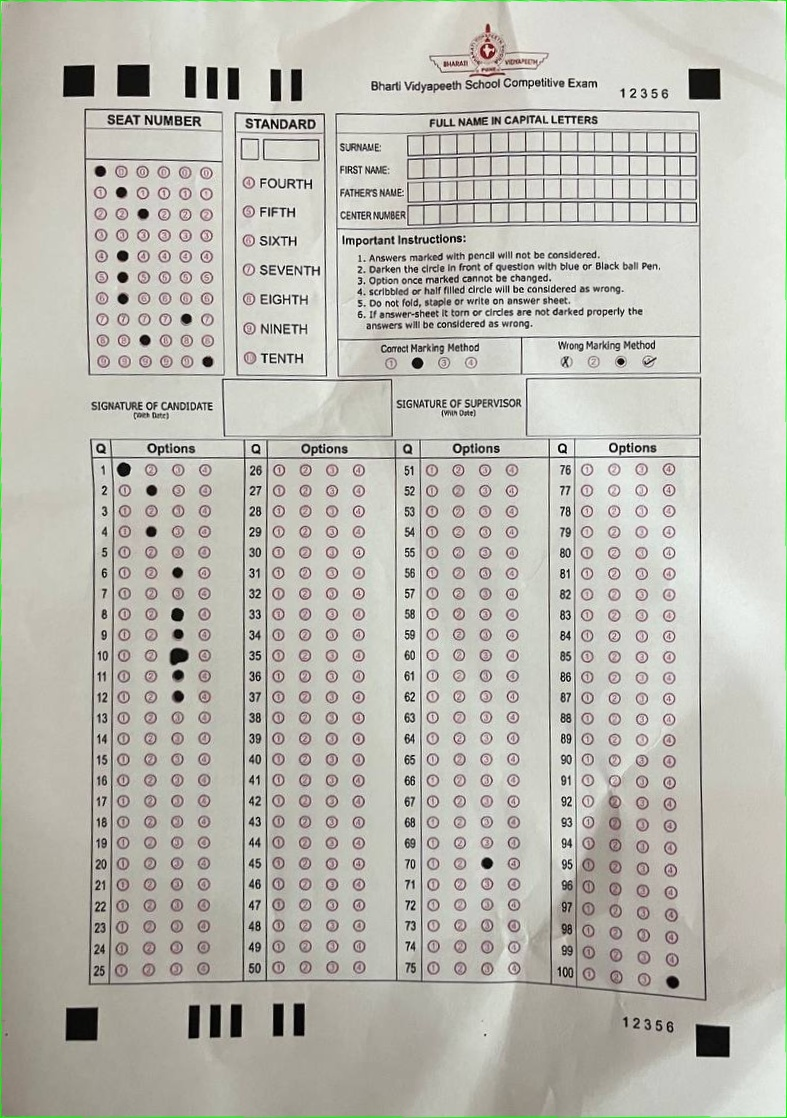
#> input picture images/MobilePhone.jpg, 787 x 1118 px
$ python -i camscanner.py   (imports and definitions only)   (older library calls are emulated)
#> lines starting #> are read from the running program, lines starting #| are printed output that depends on the picture; after the words box and inside, x2 and y2 are one past the last pixel; in counts of white or black regions, pixels touching at a corner belong together
import numpy as np
import cv2
import re
from matplotlib import pyplot as plt


# [7 lines of commented-out code are left out]


def blur_and_threshold(gray):
    gray = cv2.GaussianBlur(gray, (3, 3), 2)
    threshold = cv2.adaptiveThreshold(
        gray, 255, cv2.ADAPTIVE_THRESH_GAUSSIAN_C, cv2.THRESH_BINARY, 11, 2)
    threshold = cv2.fastNlMeansDenoising(threshold, 11, 31, 9)
    return threshold

# ## **Find the Biggest Contour**

# **Note: We made sure the minimum contour is bigger than 1/10 size of the whole picture. This helps in removing very small contours (noise) from our dataset**


def biggest_contour(contours, min_area):
    biggest = None
    max_area = 0
    biggest_n = 0
    approx_contour = None
    for n, i in enumerate(contours):
        area = cv2.contourArea(i)

        if area > min_area/10:
            peri = cv2.arcLength(i, True)
            approx = cv2.approxPolyDP(i, 0.02*peri, True)
            if area > max_area and len(approx) == 4:
                biggest = approx
                max_area = area
                biggest_n = n
                approx_contour = approx

    return biggest_n, approx_contour


def order_points(pts):
    # initialzie a list of coordinates that will be ordered
    # such that the first entry in the list is the top-left,
    # the second entry is the top-right, the third is the
    # bottom-right, and the fourth is the bottom-left
    pts = pts.reshape(4, 2)
    rect = np.zeros((4, 2), dtype="float32")

    # the top-left point will have the smallest sum, whereas
    # the bottom-right point will have the largest sum
    s = pts.sum(axis=1)
    rect[0] = pts[np.argmin(s)]
    rect[2] = pts[np.argmax(s)]

    # now, compute the difference between the points, the
    # top-right point will have the smallest difference,
    # whereas the bottom-left will have the largest difference
    diff = np.diff(pts, axis=1)
    rect[1] = pts[np.argmin(diff)]
    rect[3] = pts[np.argmax(diff)]

    # return the ordered coordinates
    return rect

# ## Find the exact (x,y) coordinates of the biggest contour and crop it out


def four_point_transform(image, pts):
    # obtain a consistent order of the points and unpack them
    # individually
    rect = order_points(pts)
    (tl, tr, br, bl) = rect

    # compute the width of the new image, which will be the
    # maximum distance between bottom-right and bottom-left
    # x-coordiates or the top-right and top-left x-coordinates
    widthA = np.sqrt(((br[0] - bl[0]) ** 2) + ((br[1] - bl[1]) ** 2))
    widthB = np.sqrt(((tr[0] - tl[0]) ** 2) + ((tr[1] - tl[1]) ** 2))
    maxWidth = max(int(widthA), int(widthB))

    # compute the height of the new image, which will be the
    # maximum distance between the top-right and bottom-right
    # y-coordinates or the top-left and bottom-left y-coordinates
    heightA = np.sqrt(((tr[0] - br[0]) ** 2) + ((tr[1] - br[1]) ** 2))
    heightB = np.sqrt(((tl[0] - bl[0]) ** 2) + ((tl[1] - bl[1]) ** 2))
    maxHeight = max(int(heightA), int(heightB))

    # now that we have the dimensions of the new image, construct
    # the set of destination points to obtain a "birds eye view",
    # (i.e. top-down view) of the image, again specifying points
    # in the top-left, top-right, bottom-right, and bottom-left
    # order
    dst = np.array([
        [0, 0],
        [maxWidth - 1, 0],
        [maxWidth - 1, maxHeight - 1],
        [0, maxHeight - 1]], dtype="float32")

    # compute the perspective transform matrix and then apply it
    M = cv2.getPerspectiveTransform(rect, dst)
    warped = cv2.warpPerspective(image, M, (maxWidth, maxHeight))

    # return the warped image
    return warped


# # Transformation the image

# **1. Convert the image to grayscale**

# **2. Remove noise and smoothen out the image by applying blurring and thresholding techniques**

# **3. Use Canny Edge Detection to find the edges**

# **4. Find the biggest contour and crop it out**


def transformation(image):
    image = image.copy()
    height, width, channels = image.shape
    if np.std(image) < 20 or (height > 1600 and width > 1600):
        return image

    gray = cv2.cvtColor(image, cv2.COLOR_BGR2GRAY)
    image_size = gray.size

    threshold = blur_and_threshold(gray)
    # We need two threshold values, minVal and maxVal. Any edges with intensity gradient more than maxVal
    # are sure to be edges and those below minVal are sure to be non-edges, so discarded.
    #  Those who lie between these two thresholds are classified edges or non-edges based on their connectivity.
    # If they are connected to "sure-edge" pixels, they are considered to be part of edges.
    #  Otherwise, they are also discarded
    edges = cv2.Canny(threshold, 50, 150, apertureSize=7)
    contours, hierarchy = cv2.findContours(
        edges, cv2.RETR_EXTERNAL, cv2.CHAIN_APPROX_SIMPLE)
    simplified_contours = []

    for cnt in contours:
        hull = cv2.convexHull(cnt)
        approx = cv2.approxPolyDP(hull, 0.01*cv2.arcLength(hull, True), True)
        if len(approx) == 4:
            simplified_contours.append(approx)
        # simplified_contours.append(cv2.approxPolyDP(hull,0.001*cv2.arcLength(hull,True),True))
    simplified_contours = np.array(simplified_contours)
    biggest_n, approx_contour = biggest_contour(
        simplified_contours, image_size)

    if approx_contour is None:
        return image  # Skip transformation if no contour found

    threshold = cv2.drawContours(
        image, simplified_contours, biggest_n, (0, 255, 0), 1)

    dst = 0
    if approx_contour is not None and len(approx_contour) == 4:
        approx_contour = np.float32(approx_contour)
        dst = four_point_transform(threshold, approx_contour)
    croppedImage = dst
    return croppedImage


# **Increase the brightness of the image by playing with the "V" value (from HSV)**

def increase_brightness(img, value=30):
    img_norm = cv2.normalize(
        img, None, 0, 255, cv2.NORM_MINMAX, dtype=cv2.CV_8U)

    rgb = cv2.cvtColor(img_norm, cv2.COLOR_BGR2RGB)
    hsv = cv2.cvtColor(rgb, cv2.COLOR_RGB2HSV)

   #  hsv = cv2.cvtColor(img, cv2.COLOR_BGR2HSV)
    h, s, v = cv2.split(hsv)
    lim = 255 - value
    v[v > lim] = 255
    v[v <= lim] += value
    final_hsv = cv2.merge((h, s, v))
    img = cv2.cvtColor(final_hsv, cv2.COLOR_HSV2BGR)
    return img


# **Sharpen the image using Kernel Sharpening Technique**


def final_image(rotated):
    # Create our shapening kernel, it must equal to one eventually
    kernel_sharpening = np.array([[0, -1, 0],
                                [-1, 5, -1],
                                [0, -1, 0]])
    # applying the sharpening kernel to the input image & displaying it.
    sharpened = cv2.filter2D(rotated, -1, kernel_sharpening)
    sharpened = increase_brightness(sharpened, 30)
    return sharpened


# ## 1. Pass the image through the transformation function to crop out the biggest contour

# ## 2. Brighten & Sharpen the image to get a final cleaned image

def scan(image):
    cropped_image = transformation(image)
    cleaned_image = final_image(cropped_image)
    return cleaned_image

>>> import cv2
>>> picture = cv2.imread('images/MobilePhone.jpg')
#> picture is the input picture: shape (1118, 787, 3); mean B, G, R 178.7, 186.9, 188.2
>>> result = scan(picture)
#> in blur_and_threshold, `threshold = cv2.adaptiveThreshold( gray, 255, cv2.ADAPTIVE_THRESH_GAUS..`:
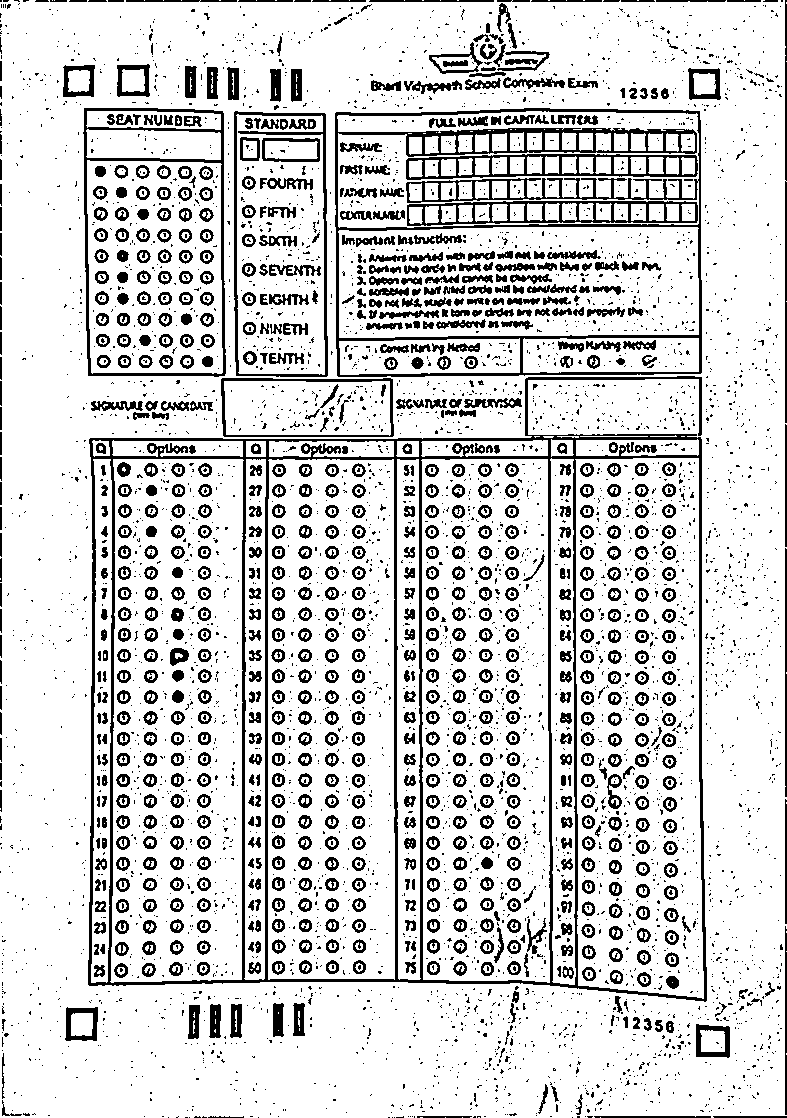
#> threshold: shape (1118, 787); 82.7% white; 5634 black regions (4719 under 20 px), largest, box (x1, y1, x2, y2) and area: (88, 376, 707, 1002) 21781, (335, 108, 702, 377) 10757, (83, 108, 226, 377) 3142
#> in transformation, `edges = cv2.Canny(threshold, 50, 150, apertureSize=7)`:
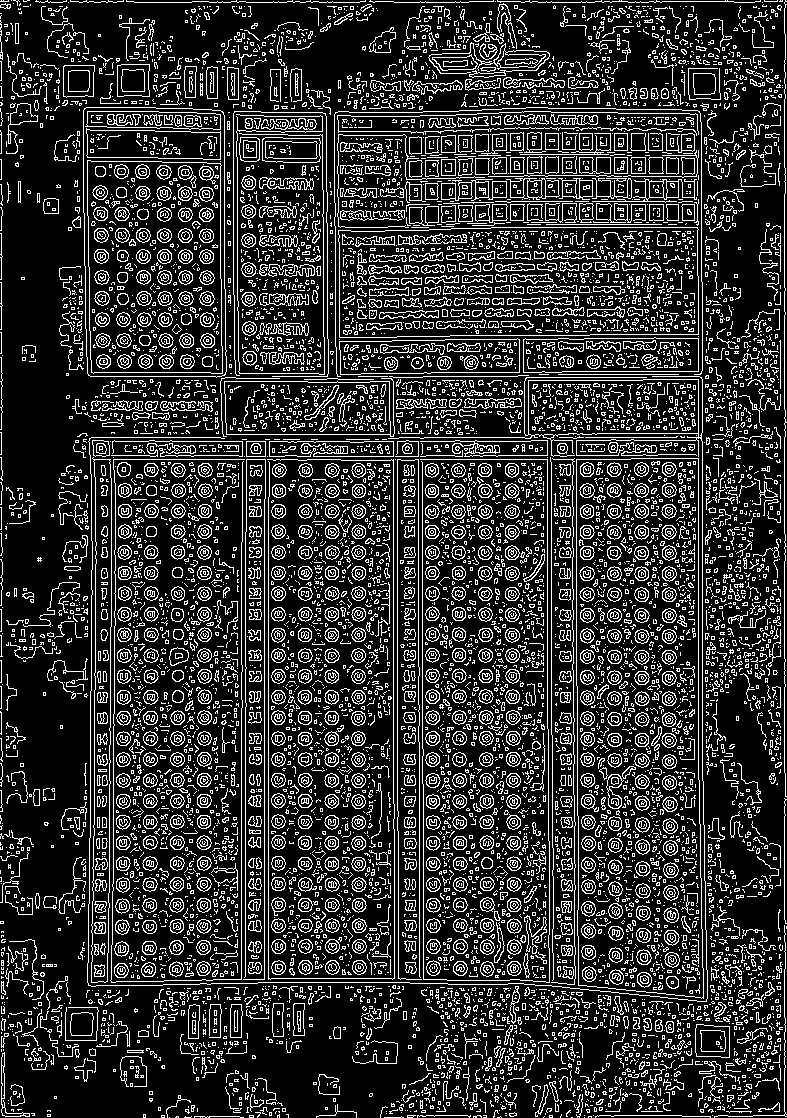
#> edges: shape (1118, 787); 19.4% white in thin lines or dots
#> in transformation, `contours, hierarchy = cv2.findContours( edges, cv2.RETR_EXTERNAL, cv2...`: contours = 7126 contours, 6491 with area under 20; largest, box (x1, y1, x2, y2) and area: (576, 458, 704, 999) 65094, (338, 227, 699, 338) 38406, (83, 107, 227, 378) 37562, (87, 376, 708, 1002) 9188, (224, 378, 395, 437) 8648
#> the loop in transformation, `for cnt in contours:` made 7126 passes
#> approx on passes 1 to 3: [[584, 1117]], [[572, 1117], [571, 1117]], [[169, 1117]]
#> after the loop in transformation, `for cnt in contours:`: simplified_contours = 1565 contours, 1413 with area under 20; largest, box (x1, y1, x2, y2) and area: (88, 377, 707, 1002) 360128, (335, 111, 702, 377) 95736, (111, 459, 245, 983) 68052, (420, 459, 550, 983) 65966, (576, 458, 704, 999) 65804
#> the loop in biggest_contour, `for n, i in enumerate(contours):` made 1565 passes
#> (area, peri, max_area, biggest_n, approx_contour) on pass 1149: (360127.5, 2404.3, 360127.5, 1148, [[706, 1001], [88, 985], [89, 438], [701, 377]])
#> (area, peri, approx) on pass 1350: (95736, 1254, [[701, 373], [337, 376], [335, 112], [699, 111]])
#> after the loop in biggest_contour, `for n, i in enumerate(contours):`: biggest_n = 1148; max_area = 360127.5
#> in transformation, `biggest_n, approx_contour = biggest_contour( simplified_contours, imag..`: biggest_n = 1148; approx_contour = [[706, 1001], [88, 985], [89, 438], [701, 377]]
#> in order_points, `s = pts.sum(axis=1)`: s = [1707, 1073, 527, 1078]
#> in order_points, `diff = np.diff(pts, axis=1)`: diff = [295, 897, 349, -324]
#> in four_point_transform, `rect = order_points(pts)`: rect = [[89, 438], [701, 377], [706, 1001], [88, 985]]
#> in four_point_transform, `(tl, tr, br, bl) = rect`: tl = [89, 438]; tr = [701, 377]; br = [706, 1001]; bl = [88, 985]
#> in four_point_transform, `widthA = np.sqrt(((br[0] - bl[0]) ** 2) + ((br[1] - bl[1]) ** 2))`: widthA = 618.2
#> in four_point_transform, `widthB = np.sqrt(((tr[0] - tl[0]) ** 2) + ((tr[1] - tl[1]) ** 2))`: widthB = 615
#> in four_point_transform, `maxWidth = max(int(widthA), int(widthB))`: maxWidth = 618
#> in four_point_transform, `heightA = np.sqrt(((tr[0] - br[0]) ** 2) + ((tr[1] - br[1]) ** 2))`: heightA = 624
#> in four_point_transform, `heightB = np.sqrt(((tl[0] - bl[0]) ** 2) + ((tl[1] - bl[1]) ** 2))`: heightB = 547
#> in four_point_transform, `maxHeight = max(int(heightA), int(heightB))`: maxHeight = 624
#> in four_point_transform, `dst = np.array([ [0, 0], [maxWidth - 1, 0], [maxWidth - 1, maxHeight -..`: dst = [[0, 0], [617, 0], [617, 623], [0, 623]]
#> in four_point_transform, `M = cv2.getPerspectiveTransform(rect, dst)`: M = [[1.18, 0.00216, -106.2], [0.118, 1.18, -528.2], [0.000238, 1.7e-05, 1]]
#> in four_point_transform, `warped = cv2.warpPerspective(image, M, (maxWidth, maxHeight))`:
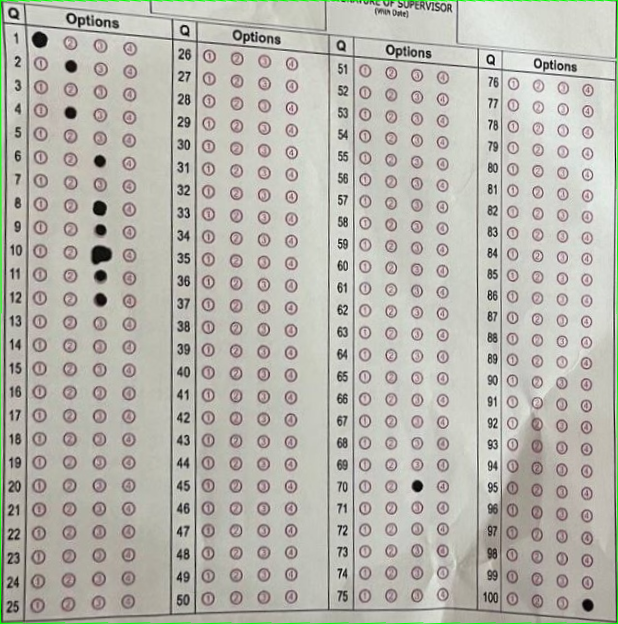
#> warped: shape (624, 618, 3); mean B, G, R 173.9, 181.8, 183.3
#> in final_image, `sharpened = cv2.filter2D(rotated, -1, kernel_sharpening)`:
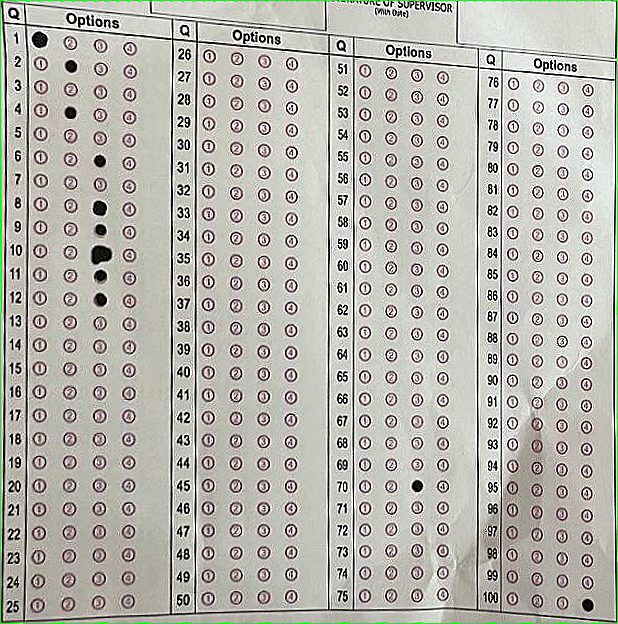
#> sharpened: shape (624, 618, 3); mean B, G, R 174.2, 181.6, 182.9
#> in increase_brightness, `hsv = cv2.cvtColor(rgb, cv2.COLOR_RGB2HSV)`: hsv: shape (624, 618, 3); mean H, S, V 35.8, 20.4, 185.7
#> in increase_brightness, `h, s, v = cv2.split(hsv)`:
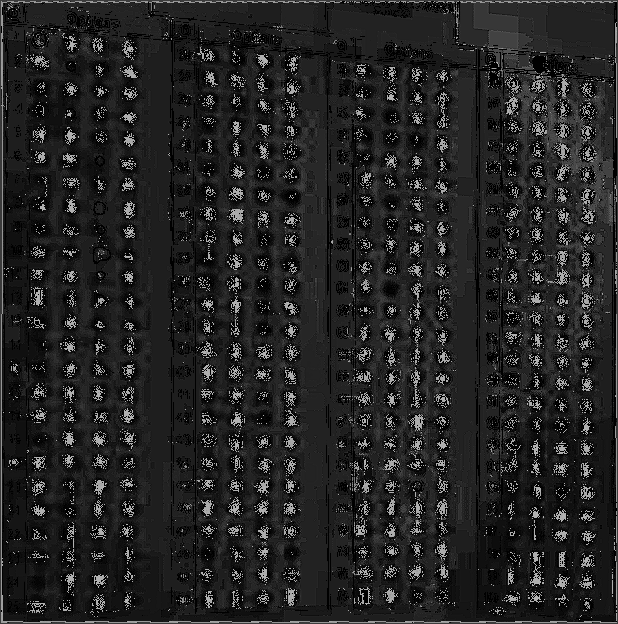
#> h: shape (624, 618); min 0, max 179, mean 35.8
#> in increase_brightness, `h, s, v = cv2.split(hsv)`:
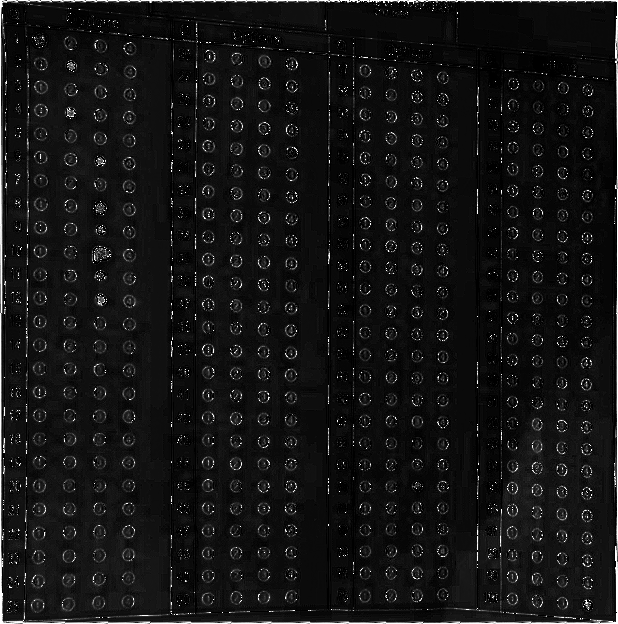
#> s: shape (624, 618); min 0, max 255, mean 20.4
#> in increase_brightness, `v[v > lim] = 255`: v: shape (624, 618); min 0, max 255, mean 187.3
#> in increase_brightness, `final_hsv = cv2.merge((h, s, v))`: final_hsv: shape (624, 618, 3); mean H, S, V 35.8, 20.4, 212.6
#> in increase_brightness, `img = cv2.cvtColor(final_hsv, cv2.COLOR_HSV2BGR)`:
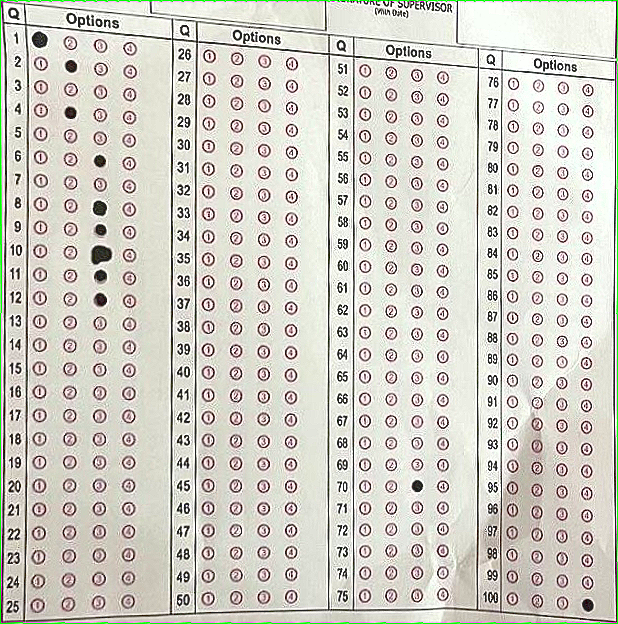
#> img: shape (624, 618, 3); mean B, G, R 198.7, 207.3, 209.4
